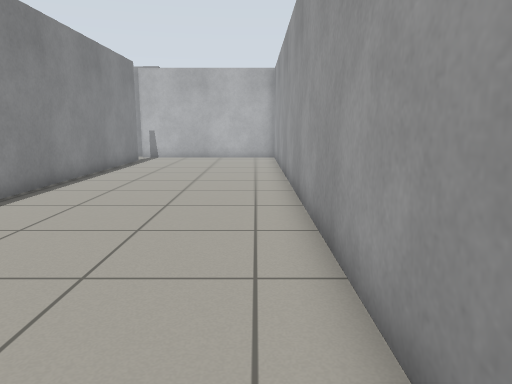
view 1 (above)

20 first-person views from a walk through a world built for the Gazebo simulator. The camera is 0.86 m above the floor, tilts 10° down and sees 70° across. The floor is counted in squares, 0.5 m on a side. Each view is taken from the middle of a square. On the plan, view 1 faces up. The plan holds only what a view shows up to about 17 squares ahead; the rest is blank. Gazebo's built-in surfaces are drawn with simple patterns.

view 2
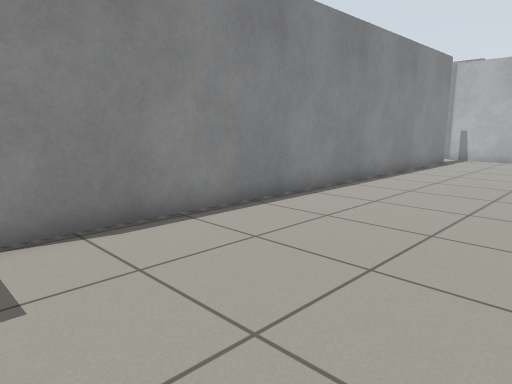

view 3
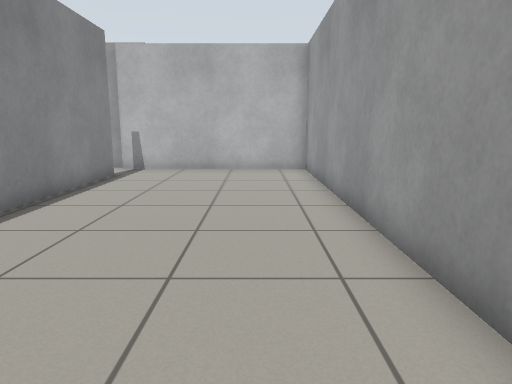

view 4
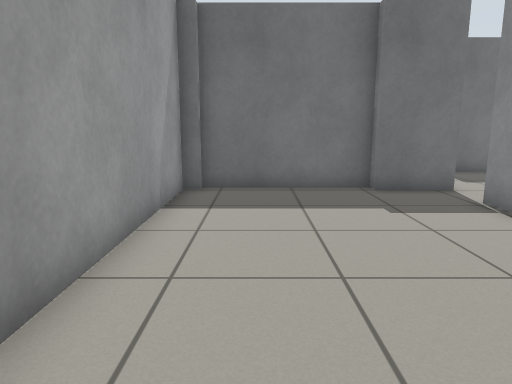

view 5
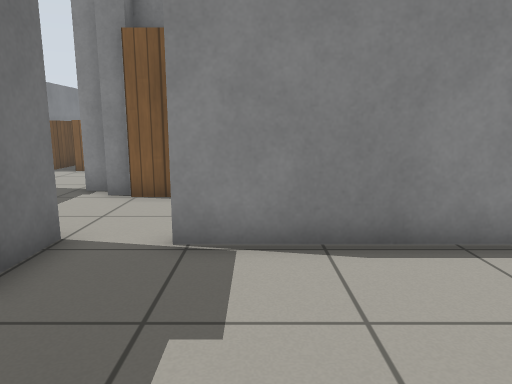

view 6
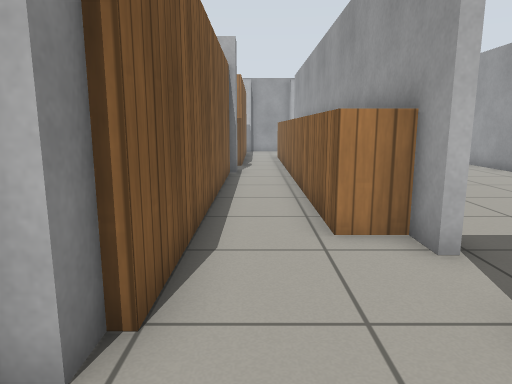

view 7
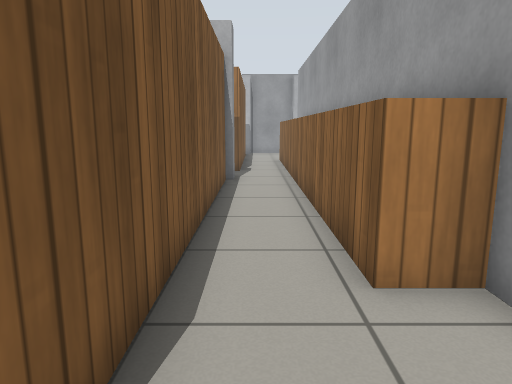

view 8
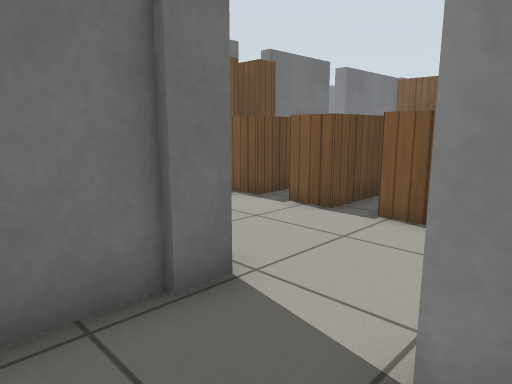

view 9
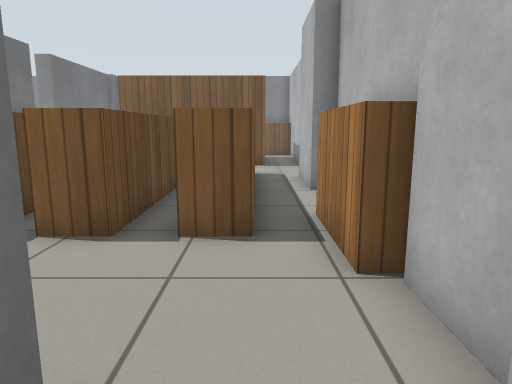

view 10
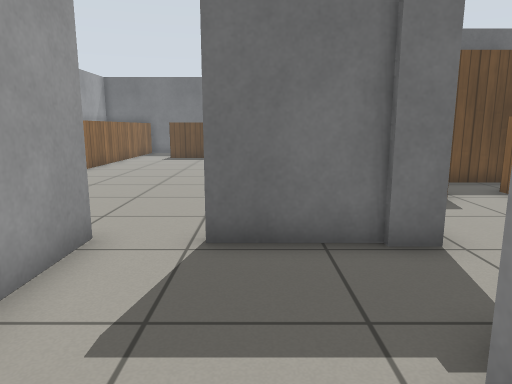

view 11
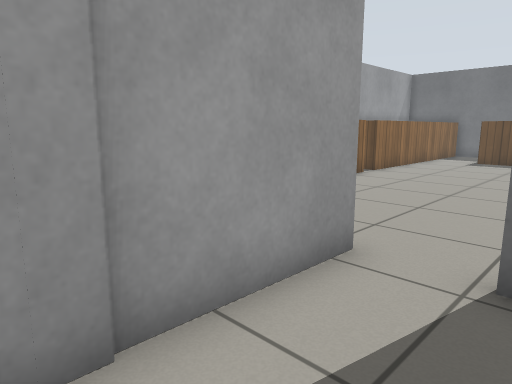

view 12
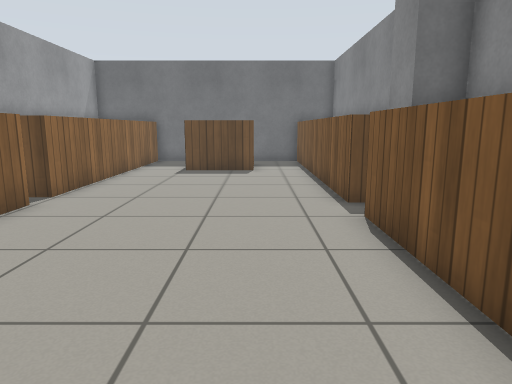

view 13
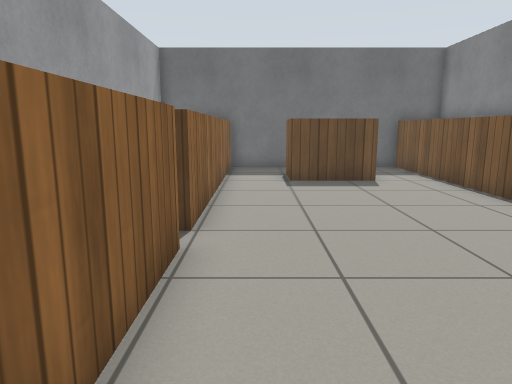

view 14
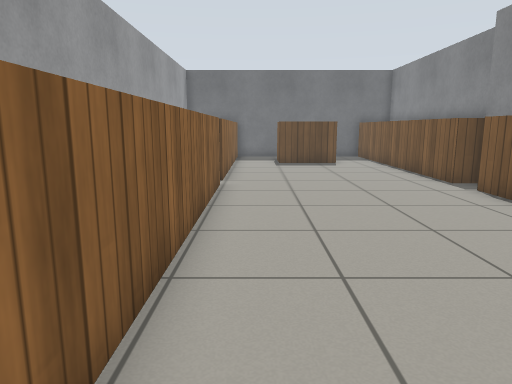

view 15
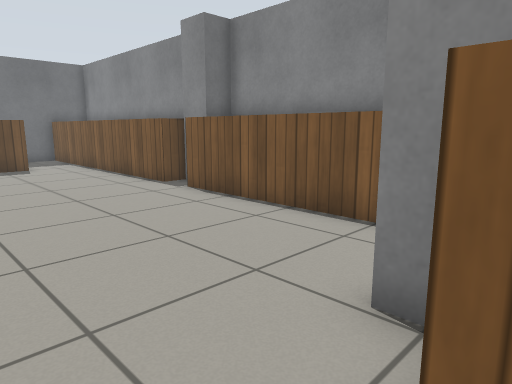

view 16
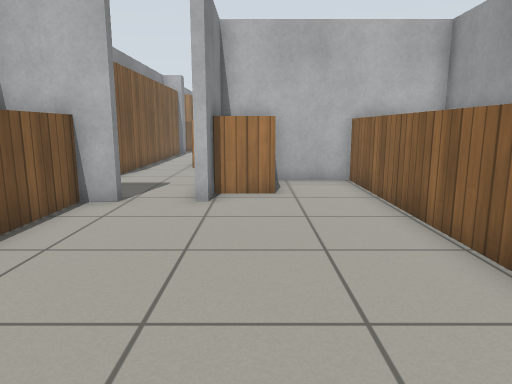

view 17
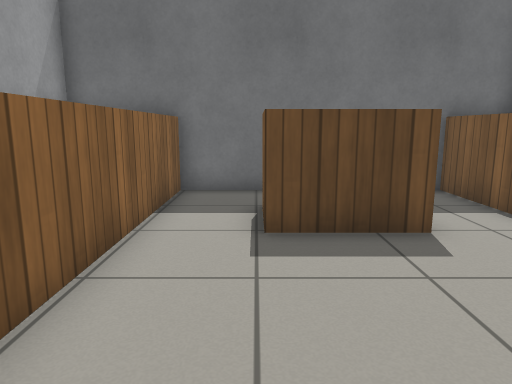

view 18
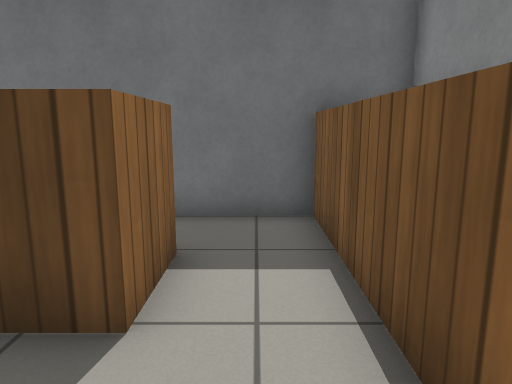

view 19
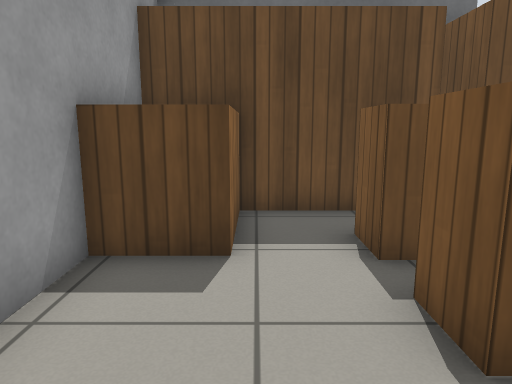

view 20
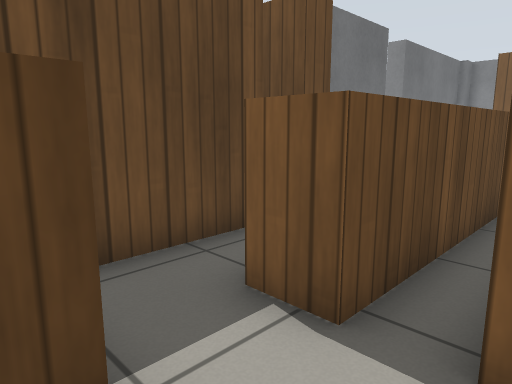

### Floor plan
Points are (right, up) in squares from view 1. A wall is a line through its corners. A room is listed if a view was taken in it or the views show most of it. See-through windows are left out.
Room 1 (views 1, 2, 3, 4, 5)
walls: (-6.5, 0.7) (-7.7, 0.7); (-6.2, 19.4) (-6.2, -0.2) (-6.4, -0.2); (-4.3, -2.5) (0.6, -2.5); (-6.4, -2.1) (-4.3, -2.1); (1.1, -2.1) (1.1, 21.3) (-6.5, 21.3)
ways out: opening at (-6.5, -1) to room 2; opening at (-6, 20)
Room 2 (views 6, 7, 8, 9, 10, 11, 19, 20)
walls: (-15.6, -5) (-15.6, -6.2); (-15.6, -7.3) (-15.6, -8.5); (-11.8, -6.1) (-10.9, -6.1); (-11, -6.3) (-8.1, -6.3); (-12.1, -3.3) (-14.1, -3.3) (-14.1, -3.8) (-17.1, -3.8); (-10.3, -2.1) (-10.3, -2.8) (-10.9, -2.8) (-10.9, -3.7); (-13.7, -12.5) (-13.7, -9.7) (-11.6, -9.7); (-17.7, -12.5) (-11.7, -12.5) (-11.7, -8); (-6.4, -5.6) (-6.4, -2.1); (-10, 0.5) (-10, -2.2); (-21.4, -9.6) (-15.6, -9.6) (-15.6, -10.9); (-6.4, -0.2) (-6.4, 13.4); (-26.9, -8.5) (-26.9, -11.2)
ways out: opening at (-6.5, -1) to room 1; opening at (-7.5, -6) to room 3; opening at (-9, 0) to room 4
Room 3 (views 12, 13, 14, 15, 16, 17, 18)
walls: (-1.9, -15.1) (-1.9, -3); (-9.1, -15.3) (-9.1, -26.1); (-8.1, -6.6) (-10.7, -6.6); (-4.4, -5.5) (-6.1, -5.5); (-9.1, -6.5) (-9.1, -14); (-6.9, -23.9) (-6.9, -21.8) (-4.1, -21.8); (-1.9, -26.1) (-1.9, -16); (1.1, -3) (-6.2, -3) (-6.2, -6.6) (-6.4, -6.6) (-6.4, -5.6); (-10, -26.1) (-1, -26.1)
low walls: (-4.1, -21.8) (-4.1, -23.9)
ways out: opening at (-7.5, -6) to room 2
Room 4 (no view inside)
walls: (-10, 9.1) (-10, 0.5); (-9.7, 10) (-9.7, 9); (-7.7, 0.7) (-7.7, 11.4)
ways out: opening at (-9, 0) to room 2; opening at (-9, 12)

Positions as (right, up) in squares from view 1, and headings:
1: (0, 0), facing up
2: (0, 0), facing up-left
3: (-1, 6), facing up
4: (-1, 8), facing down
5: (-1, 1), facing left
6: (-9, -5), facing up
7: (-9, -3), facing up
8: (-9, -3), facing down-left
9: (-10, -5), facing left
10: (-9, -1), facing down
11: (-9, -2), facing down-right
12: (-7, -7), facing down
13: (-3, -10), facing down
14: (-3, -4), facing down
15: (-3, -5), facing down-left
16: (-5, -15), facing up
17: (-4, -16), facing down
18: (-8, -19), facing down
19: (-14, -5), facing down
20: (-13, -8), facing down-left
